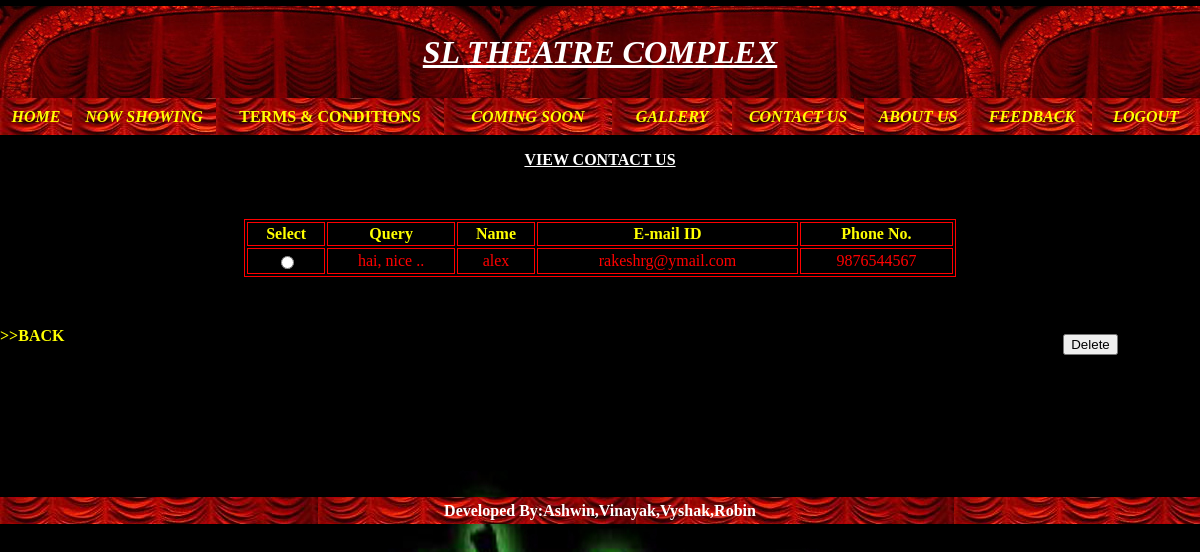
Page /viewcontactus.php on the committed database.
### tables this page shows
CREATE TABLE IF NOT EXISTS `query` (
  `QID` bigint(25) NOT NULL AUTO_INCREMENT,
  `QUERY` varchar(150) NOT NULL,
  `NAME` varchar(25) NOT NULL,
  `EID` varchar(30) NOT NULL,
  `PNO` bigint(25) NOT NULL,
  PRIMARY KEY (`QID`)
);

### viewcontactus.php (the view, shortened to what this page needs)
<!DOCTYPE html PUBLIC "-//W3C//DTD XHTML 1.0 Transitional//EN" "http://www.w3.org/TR/xhtml1/DTD/xhtml1-transitional.dtd">
<html xmlns="http://www.w3.org/1999/xhtml">
<head>
</head>
<body>
<form name="form1" method="post" action="querydel.php">
<?php
$con=mysql_connect("localhost","root","");
    $qry="select *from query";
    $res=mysql_query($qry,$con);
	?>
<div id="Layer1">
  <table width="100%" height="92" border="0" cellpadding="0" cellspacing="0">
    <tr>
      <td background="pic/curtains08-02-22.jpg" bgcolor="#E0DFE3"><div align="center" class="style1">
        <div align="center" class="style3 style8"><ins>SL THEATRE COMPLEX </ins></div>
      </div></td>
    </tr>
  </table>
  <table width="100%" height="37" border="0" cellpadding="0" cellspacing="0">
    <tr>
      <td width="6%" height="37" background="pic/CURTAIN.JPG" bgcolor="#E0DFE3"><div align="center" class="style2"><a href="admin_mainpage.php">HOME</a></div></td>
      <td width="12%" background="pic/CURTAIN.JPG" bgcolor="#E0DFE3"><div align="center" class="style6"><a href="nowshowing_admin.php">NOW SHOWING </a></div></td>
      <td width="19%" background="pic/CURTAIN.JPG" bgcolor="#E0DFE3"><div align="center"><a href="terms and conditions_admin.php"><strong>TERMS &amp; CONDITIONS </strong></a></div></td>
      <td width="14%" background="pic/CURTAIN.JPG" bgcolor="#E0DFE3"><div align="center" class="style6"><a href="comingsoon_admin.php">COMING SOON </a></div></td>
      <td width="10%" background="pic/CURTAIN.JPG" bgcolor="#E0DFE3"><div align="center" class="style6"><a href="gallery_admin.php">GALLERY</a><a href="ECoupon.php"></a></div></td>
      <td width="11%" background="pic/CURTAIN.JPG" bgcolor="#E0DFE3"><div align="center" class="style6"><a href="gallery.php"></a><a href="contactus_admin.php">CONTACT US</a></div></td>
      <td width="9%" background="pic/CURTAIN.JPG" bgcolor="#E0DFE3"><div align="center" class="style6"><a href="contactus.php"></a> <a href="aboutus_admin.php">ABOUT US</a></div></td>
      <td width="10%" background="pic/CURTAIN.JPG" bgcolor="#E0DFE3"><div align="center" class="style6"><a href="aboutus.php"></a> <a href="feedback_admin.php" class="style15">FEEDBACK</a></div></td>
      <td width="9%" background="pic/CURTAIN.JPG" bgcolor="#E0DFE3"><div align="center" class="style22"><a href="admin.php">LOGOUT</a></div></td>
    </tr>
  </table>
  <p align="center"><strong><span class="style8"><U>VIEW CONTACT US </U></span></strong></p>
  <p>&nbsp;</p>
  <table width="712" height="58" border="1" align="center" cellpadding="0" bordercolor="#FF0000">
    <tr>
      <td height="21"><div align="center" class="style7 style24">Select</div></td>
      <td><div align="center" class="style26">Query</div></td>
      <td><div align="center" class="style26">Name</div></td>
      <td><div align="center" class="style26">E-mail ID </div></td>
      <td><div align="center" class="style26">Phone No. </div></td>
    </tr>
    <?php while($row=mysql_fetch_array($res))
	{ ?>
    <tr>
      <td height="22" bgcolor="#000000"><div align="center">
          <input name="rid" type="radio" value="<?php echo $row['QID'];?>" />
      </div></td>
      <td bgcolor="#000000"><div align="center" class="style27"><?php echo $row['QUERY'];?></div></td>
      <td bgcolor="#000000"><div align="center" class="style27"><?php echo $row['NAME'];?></div></td>
      <td bgcolor="#000000"><div align="center" class="style27"><?php echo $row['EID'];?></div></td>
      <td bgcolor="#000000"><div align="center" class="style27"><?php echo $row['PNO'];?></div></td>
    </tr>
    <?php
	}
	?>
  </table>
  <p>&nbsp;</p>
  <table width="219" border="0" align="right">
    <tr>
      <td width="177" height="28" colspan="5" bgcolor="#000000">
        <div align="center">
          <input type="submit" name="Submit" value="Delete" />
        </div></td></tr>
  </table>
  <p><a href="admin_mainpage.php"><strong>&gt;&gt;BACK</strong></a></p>
  <p>&nbsp;</p>
  <p>&nbsp;</p>
  <p>&nbsp;</p>
  <p>&nbsp;</p>
  <table width="100%" height="27" border="0" cellpadding="0" cellspacing="0" background="pic/CURTAIN.JPG">
    <tr>
      <td><div align="center"><span class="style7">Developed By:Ashwin,Vinayak,Vyshak,Robin </span></div></td>
    </tr>
  </table>
</div>
</form>
</body>
</html>

### viewcontactus.php (style rules this page uses)
.style1 { font-size: xx-large; font-weight: bold; font-style: italic; color: #9966FF; }
.style3 { color: #FFFFFF; font-family: Georgia, "Times New Roman", Times, serif; }
.style6 { color: #FFFF00; font-weight: bold; font-style: italic; }
a:link { color: #FFFF00; text-decoration: none; }
body { background-image: url(pic/nowshowings.JPG); }
.style7 { color: #FFFFFF; font-weight: bold; }
.style8 { color: #FFFFFF }
.style2 { color: #FFFF66; font-style: italic; font-weight: bold; }
.style24 { color: #FFFF00 }
.style26 { color: #FFFF00; font-weight: bold; }
.style27 { color: #FF0000 }
.style15 { font-family: "Times New Roman", Times, serif; font-style: italic; font-weight: bold; }
.style22 { color: #FFFF00; font-weight: bold; font-style: italic; font-family: "Times New Roman", Times, serif; }

### rows in the picture
query: QUERY "hai, nice ..", NAME "alex", EID "rakeshrg@ymail.com", PNO "9876544567"
